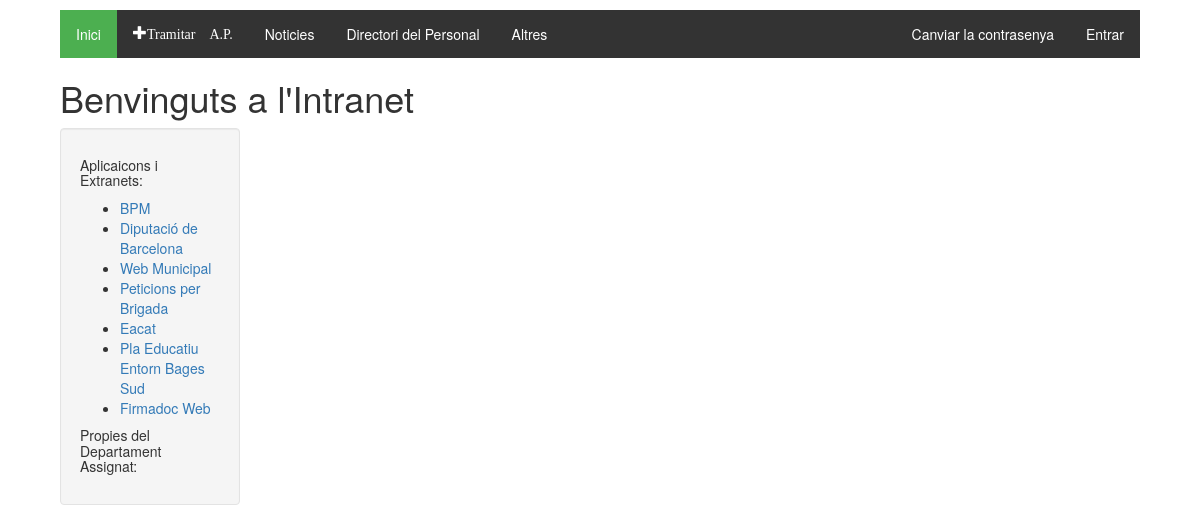
/intranet/, run on the app's committed database.
### intranet/models.py (models this page shows, shortened)
class Links(models.Model):
    titol = models.CharField(max_length=100)
    url = models.CharField(max_length=250)
    tipologia = (
        ('privat','privat'),
        ('public','public'),
    )
    tipus = models.CharField(max_length=20, choices=tipologia, default='public')
    areas = models.ManyToManyField(Area)

### intranet/views.py (the view)
def index(request):
    if request.method =='POST':
        pk = request.POST.get('seleccio')
        user = get_object_or_404(Treballadors, pk=pk)
        request.user = user
        auth.login(request, user)
    links_publics = Links.objects.all().filter(tipus='public')
    try:
        if request.user is not None:
            links_privats = Links.objects.all().filter(areas__in = request.user.areas.all()).exclude(tipus='public')
            context =  {'links_publics':links_publics, 'links_privats':links_privats}
        else:
            context = {'links_publics':links_publics}
    except:
        context = {'links_publics':links_publics}
    return render(request, 'index.html',context)

### intranet/templates/index.html (shortened to what this page needs)
{% extends 'base.html' %}
{% block content %}
<h1>Benvinguts a l'Intranet</h1>
<div class="block">
  <div class="col-md-2 well">
    <h5>Aplicaicons i Extranets:</h5>
    <ul>
      {% for link in links_publics %}
        <li><a href="{{link.url}}">{{link.titol}}</a></li>
      {% endfor %}
    </ul>
    <h5>Propies del Departament Assignat:</h5>
  </div>
</div>
{% endblock %}

### tramitador/static/intranet/css/style.css (style rules this page uses)
.block { display:flex; flex-direction:row; height: auto; justify-content: flex-start; }
a, i { cursor: pointer; }

### data on the page
Links: titol "BPM"
Links: titol "Diputació de Barcelona"
Links: titol "Web Municipal"
Links: titol "Peticions per Brigada"
Links: titol "Eacat"
Links: titol "Pla Educatiu Entorn Bages Sud"
Links: titol "Firmadoc Web"
